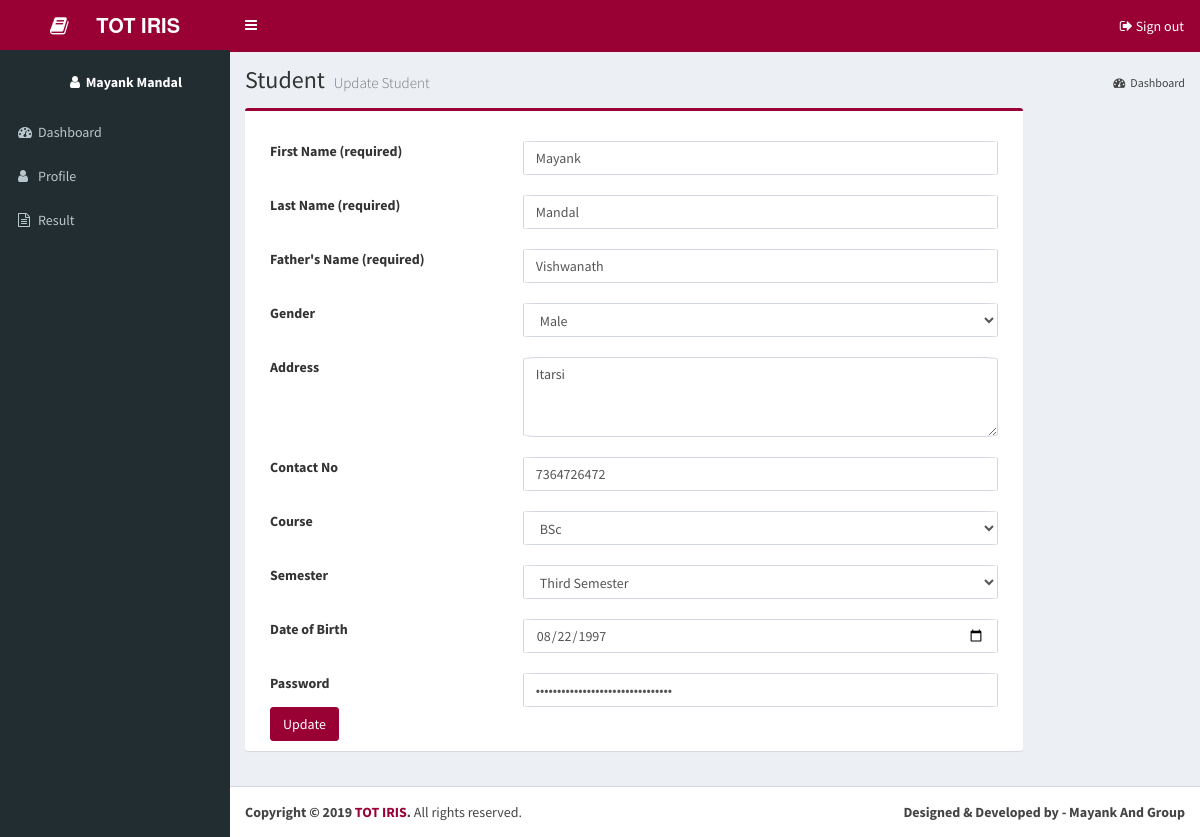
The page /student/updateprofile.php (signed in) on the database its author committed.
### tables this page shows
CREATE TABLE IF NOT EXISTS `studentdetails` (
  `studid` bigint(25) NOT NULL AUTO_INCREMENT,
  `studfname` varchar(20) NOT NULL,
  `studlname` varchar(20) NOT NULL,
  `fathername` varchar(25) NOT NULL,
  `gender` varchar(20) NOT NULL,
  `address` varchar(100) NOT NULL,
  `contactno` varchar(20) NOT NULL,
  `courseid` bigint(4) NOT NULL,
  `semester` varchar(20) NOT NULL,
  `dob` date NOT NULL,
  `pass` varchar(50) NOT NULL,
  PRIMARY KEY (`studid`),
  UNIQUE KEY `contactno` (`contactno`),
  KEY `courseid` (`courseid`)
);

### student/updateprofile.php (the view, shortened to what this page needs)
<?php
include "header.php";
$cid = mysql_real_escape_string($_SESSION["userid"]);
$query = mysql_query("SELECT * FROM studentdetails WHERE studid = '{$cid}'");
$row1 = mysql_fetch_assoc($query);
$studfname = $row1["studfname"];
$studlname = $row1["studlname"];
$dob = $row1["dob"];
$fathername = $row1["fathername"];
$address = $row1["address"];
$contactno = $row1["contactno"];
$courseid  = $row1["courseid"];
$semester  = $row1["semester"];
$gender= $row1["gender"];
$pass = $row1["pass"];
?>
<?php include "sidebar.php"; ?>
<div class="content-wrapper">
  <section class="content-header">
    <h1>
    Student
    <small>Update Student</small>
    </h1>
    <ol class="breadcrumb">
      <li><a href="dashboard.php"><i class="fa fa-dashboard"></i>Dashboard</a></li>
    </ol>
  </section>
  <section class="content">
    <div class="row">
      <div class="col-md-10">
        <div class="box box-primary">
          <form name="form1" method="post" action="">
            <div class="box-body">
              <div class="form-group">
                <div class="col-md-4">
                  <label>
                    First Name (required)
                  </label>
                </div>
                <div class="col-md-8">
                  <input name="studfname" id="studfname" size="22" type="text" value="<?php echo $studfname; ?>" class="validate[required,custom[onlyLetterSp]] form-control">
                </div>
              </div>
              <div class="form-group">
                <div class="col-md-4">
                  <label>
                    Last Name (required)
                  </label>
                </div>
                <div class="col-md-8">
                  <input name="studlname" id="studlname" size="22" type="text" value="<?php echo $studlname; ?>" class="validate[required,custom[onlyLetterSp]] form-control">
                </div>
              </div>
              <div class="form-group">
                <div class="col-md-4">
                  <label>
                    Father's Name (required)
                  </label>
                </div>
                <div class="col-md-8">
                  <input name="fathername" id="fathername" value="<?php echo $fathername; ?>"  size="22" type="text" class="validate[required,custom[onlyLetterSp]] form-control">
                </div>
              </div>
              <div class="form-group">
                <div class="col-md-4">
                  <label for="url">
                    Gender
                  </label>
                </div>
                <div class="col-md-8">
                  <select name="gender" class="form-control" id="gender">
                    <option value="male" <?php if($gender  == "male") echo 'selected'; ?>>Male</option>
                  </select>
                </div>
              </div>
              <div class="form-group">
                <div class="col-md-4">
                  <label>Address</label>
                </div>
                <div class="col-md-8">
                  <textarea name="address" id="address" class="validate[required] form-control" cols="50" style="height: 80px"><?php echo $address; ?></textarea>
                </div>
              </div>
              <div class="form-group">
                <div class="col-md-4">
                  <label for="textfield6">Contact No</label>
                </div>
                <div class="col-md-8">
                  <input type="text" value="<?php echo $contactno; ?>" name="contactno" id="contactno" class="validate[required] form-control">
                </div>
              </div>
              <div class="form-group">
                <div class="col-md-4">
                  <label for="textfield7">Course </label>
                </div>
                <div class="col-md-8">
                  <select name="courseid" class="form-control">
                    <?php
                    $result1 = mysql_query("SELECT * FROM course");
                    while($row1 = mysql_fetch_array($result1))
                    {
                    if($courseid  == $row1['courseid'])
                    {
                    $selvar = "selected";
                    }
                    else
                    {
                    $selvar = "";
                    }
                    echo "<option value='$row1[courseid]' ". $selvar . ">$row1[coursekey]</option>";
                    $selvar ="";
                    }
                    ?>
                  </select>
                </div>
              </div>
              <div class="form-group">
                <div class="col-md-4">
                  <label for="textfield8">Semester</label>
                </div>
                <div class="col-md-8">
                  <select name="semester" id="select" class="form-control">
                   <option value="3" <?php if($semester  == "3") echo 'selected'; ?>>Third Semester</option>
                  </select>
                </div>
              </div>
              <div class="form-group">
                <div class="col-md-4">
                  <label for="textfield4">Date of Birth</label>
                </div>
                <div class="col-md-8">
                  <input type="date" value="<?php echo $dob; ?>" name="dob" id="textdob" maxlength="25" size="25" class="validate[required,[date]] form-control text-input">
                </div>
              </div>
               <div class="form-group">
                <div class="col-md-4">
                  <label for="textfield4">Password</label>
                </div>
                <div class="col-md-8">
                  <input type="password" value="<?php echo $pass; ?>" name="pass" id="pass" class="validate[required] form-control text-input">
                </div>
              </div>
              <br>
              <div class="form-group">
                 <div class="col-md-4">
                <input name="submitcourse" id="submit" tabindex="5" type="submit" class="btn btn-success" value="Update">
              </div>
              </div>
            </div>
          </form>
        </div>
      </div>
    </div>
  </section>
</div>
<?php include "footer.php"; ?>

### student/sidebar.php
<aside class="main-sidebar">
    <section class="sidebar">
        <div class="user-panel" style="height:40px;">
        <div class="info">
            <?php
                $sql = mysql_query("SELECT studfname,studlname FROM studentdetails WHERE studid = '{$_SESSION["userid"]}'");
                $result = mysql_fetch_assoc($sql);
            ?>
          <h5 style="font-weight: bold;"><i class="fa fa-user"></i> &nbsp;<?php echo $result['studfname']." ".$result['studlname']; ?></h5>
        </div>
        </div>
        <ul class="sidebar-menu">
            <li>&nbsp;</li>
            <li>
                <a href="dashboard.php">
                    <i class="fa fa-dashboard"></i><span>Dashboard</span>
                </a>
            </li>
            <li>
                <a href="updateprofile.php">
                    <i class="fa fa-user"></i><span>Profile</span>
                </a>
            </li>
            <li>
                <a href="result.php">
                    <i class="fa fa-file-text-o"></i><span>Result</span>
                </a>
            </li>
        </ul>
    </section>
</aside>

### admin/css/uploadfiles.css (style rules this page uses)
@media (max-width: 1960px) { .form-control { margin-top: 20px; border-radius: 5%; } }
@media (max-width: 1960px) { label { margin-top: 20px; } }

### rows shown on the page
studentdetails: studfname "Mayank", studlname "Mandal", fathername "Vishwanath", gender "Male", address "Itarsi", contactno "7364726472", semester "Third Semester", dob "08/22/1997"

### other values the page prints
form field courseid "BSc"
